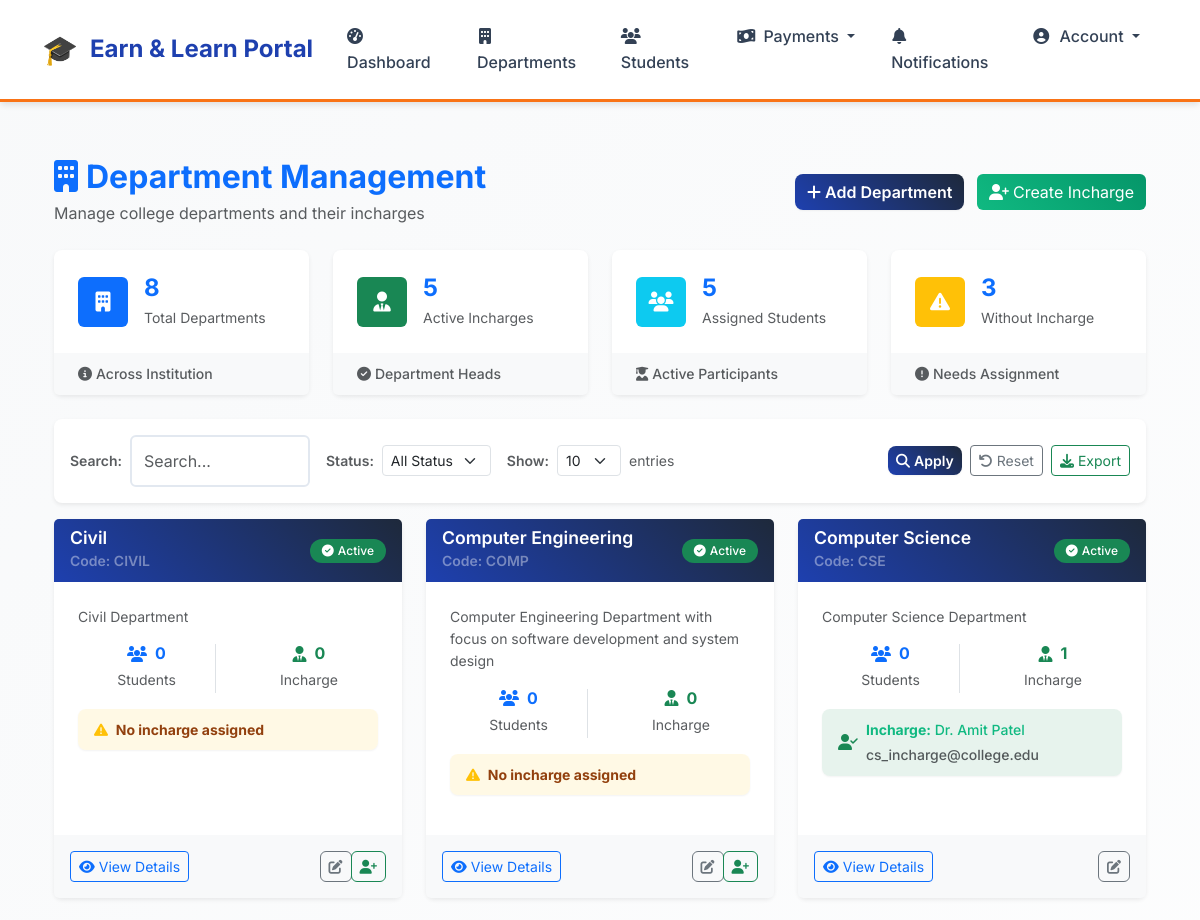
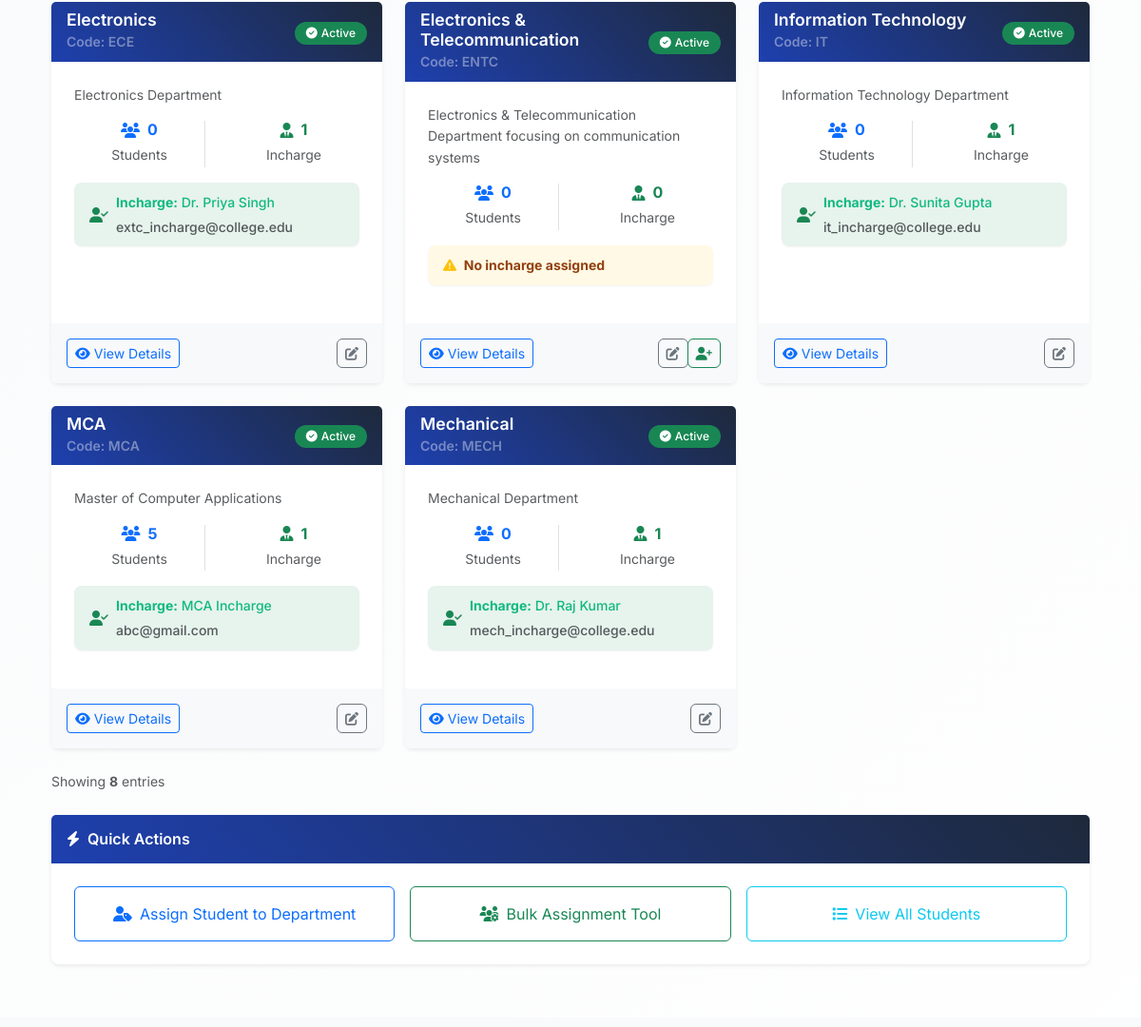
The app's page /scheme/departments/ (signed in, upper part), older data (2 pictures, top to bottom).
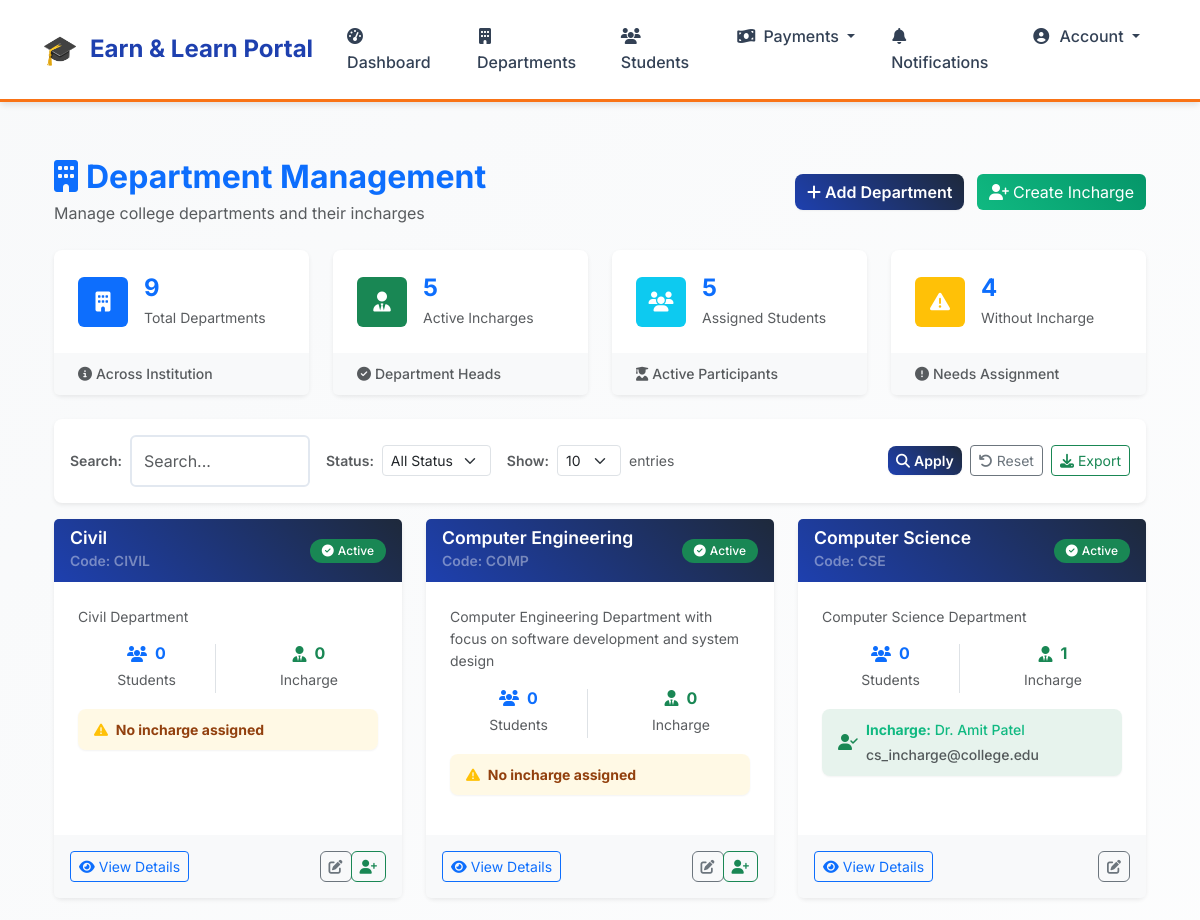
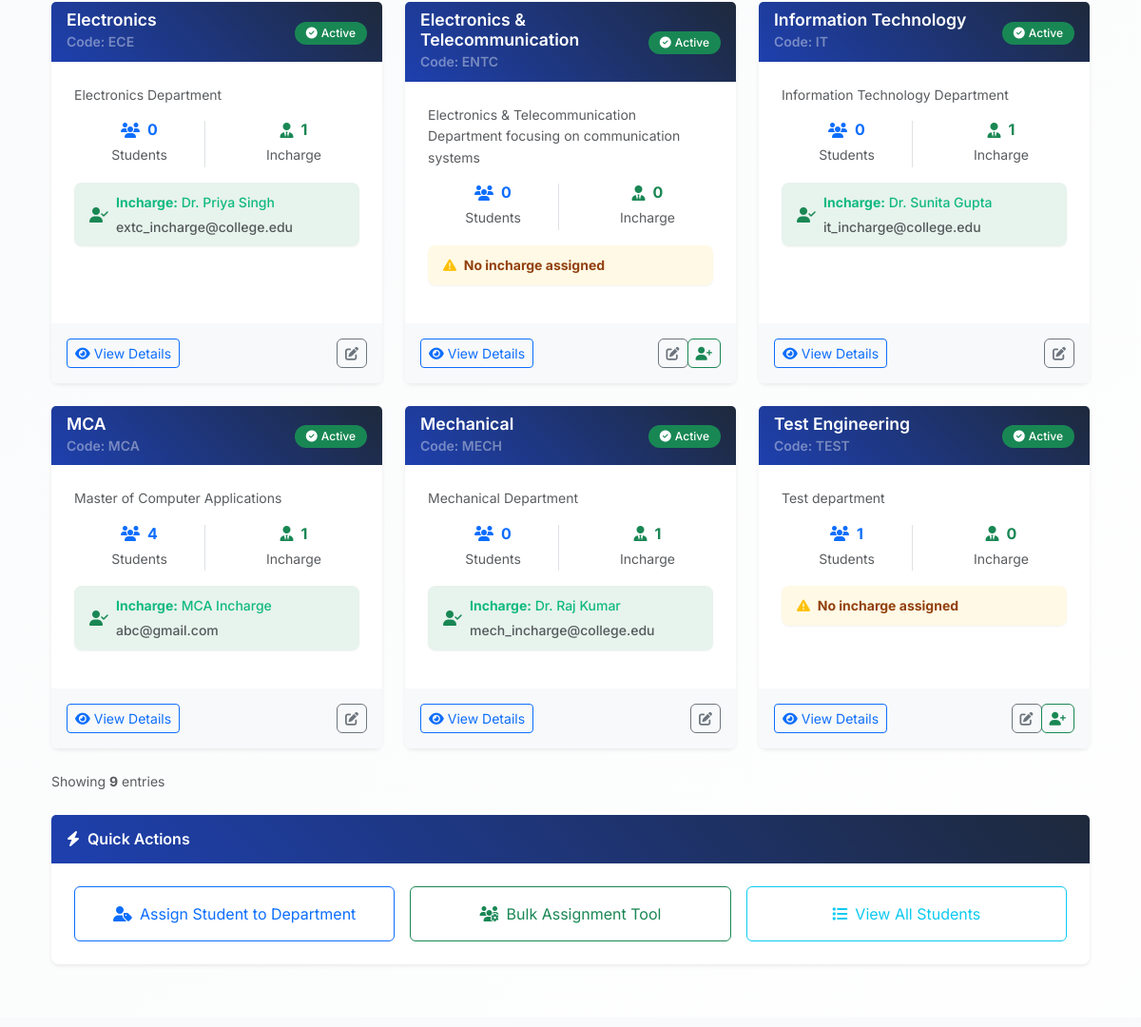
The same page, newer data (2 pictures, top to bottom).
### scheme/models.py (models this page shows, shortened)
class Department(models.Model):
    name = models.CharField(max_length=100, unique=True)
    code = models.CharField(max_length=10, unique=True, help_text="Department code (e.g., CSE, IT, MECH)")
    description = models.TextField(blank=True, null=True)
    is_active = models.BooleanField(default=True)
    created_at = models.DateTimeField(auto_now_add=True)
    created_by = models.ForeignKey(settings.AUTH_USER_MODEL, on_delete=models.SET_NULL, null=True, related_name='created_departments')
    class Meta:
        ordering = ['name']

class DepartmentIncharge(models.Model):
    user = models.OneToOneField(settings.AUTH_USER_MODEL, on_delete=models.CASCADE, limit_choices_to={'role': 'department_encharge'})
    department = models.OneToOneField(Department, on_delete=models.CASCADE, related_name='incharge')
    assigned_at = models.DateTimeField(auto_now_add=True)
    assigned_by = models.ForeignKey(settings.AUTH_USER_MODEL, on_delete=models.SET_NULL, null=True, related_name='assigned_incharges')
    is_active = models.BooleanField(default=True)
    class Meta:
        verbose_name = "Department Incharge"
        verbose_name_plural = "Department Incharges"

### users/models.py (models this page shows, shortened)
class User(AbstractUser):
    ROLE_CHOICES = [
        ('student', 'Student'),
        ('department_encharge', 'Department Encharge'),
        ('el_coordinator', 'E & L Coordinator'),
        ('admin', 'Admin'),
    ]
    role = models.CharField(max_length=20, choices=ROLE_CHOICES, default='student')
    is_registered = models.BooleanField(default=False)
    groups = models.ManyToManyField(Group, related_name="custom_user_groups", blank=True)
    user_permissions = models.ManyToManyField(Permission, related_name="custom_user_permissions", blank=True)
    def get_full_name(self):
        if self.role == 'student':
            scheme_app = self.get_scheme_application()
            if scheme_app:
                middle_name = f" {scheme_app.middle_name}" if scheme_app.middle_name else ""
                return f"{scheme_app.first_name}{middle_name} {scheme_app.last_name}".strip()
        return super().get_full_name() or self.username

### users/decorators.py (the view)
        def wrapper(request, *args, **kwargs):
            if request.user.is_authenticated and hasattr(request.user, 'role'):
                if isinstance(required_role, list):
                    if request.user.role in required_role:
                        return view_func(request, *args, **kwargs)
                else:
                    if request.user.role == required_role:
                        return view_func(request, *args, **kwargs)
                return HttpResponseForbidden("You are not authorized to access this page.")
            return HttpResponseForbidden("You are not authorized to access this page.")

### notifications/context_processors.py (called while the page is built)
def unread_notifications_count(request):
    if request.user.is_authenticated:
        count = Notification.objects.filter(user=request.user, is_read=False).count()
    else:
        count = 0
    return {'unread_notifications_count': count}

### scheme/utils.py (called while the page is built)
def get_paginated_queryset(request, queryset, per_page_default=10, per_page_options=None):
    if per_page_options is None:
        per_page_options = [5, 10, 15, 25, 50]
    per_page = request.GET.get('per_page', str(per_page_default))
    try:
        per_page = int(per_page)
        if per_page not in per_page_options:
            per_page = per_page_default
    except (ValueError, TypeError):
        per_page = per_page_default
    paginator = Paginator(queryset, per_page)
    page = request.GET.get('page', 1)
    try:
        page_obj = paginator.page(page)
    except PageNotAnInteger:
        page_obj = paginator.page(1)
    except EmptyPage:
        page_obj = paginator.page(paginator.num_pages)
    return page_obj, per_page, per_page_options

### templates/scheme/department_list.html (shortened to what the changed rows need)
{% extends 'base.html' %}
{% load static %}
{% block content %}
<div class="container py-4">
    <div class="d-flex justify-content-between align-items-center mb-4">
        <div>
            <h2 class="text-primary fw-bold mb-1">
                <i class="fas fa-building me-2"></i>Department Management
            </h2>
        </div>
    </div>
    <div class="row g-4 mb-4">
        <div class="col-md-3">
            <div class="card h-100 border-0 shadow-sm hover-lift">
                <div class="card-body p-4">
                    <div class="d-flex align-items-center">
                        <div>
                            <h3 class="h4 text-primary mb-1 fw-bold">{{ total_count }}</h3>
                            <p class="text-muted mb-0 small">Total Departments</p>
                        </div>
                    </div>
                </div>
            </div>
        </div>
        <div class="col-md-3">
            <div class="card h-100 border-0 shadow-sm hover-lift">
                <div class="card-body p-4">
                    <div class="d-flex align-items-center">
                        <div>
                            <h3 class="h4 text-primary mb-1 fw-bold">{{ departments_without_incharge }}</h3>
                            <p class="text-muted mb-0 small">Without Incharge</p>
                        </div>
                    </div>
                </div>
            </div>
        </div>
    </div>
    <div class="row">
        {% for department in departments %}
        <div class="col-lg-4 col-md-6 mb-4">
            <div class="card h-100 shadow-sm border-0 hover-lift">
                <div class="card-header bg-gradient-primary border-0 d-flex justify-content-between align-items-center">
                    <div>
                        <h5 class="mb-0 text-white fw-semibold">{{ department.name }}</h5>
                        <small class="text-white-50">Code: {{ department.code }}</small>
                    </div>
                    <div>
                        {% if department.is_active %}
                            <span class="badge bg-success bg-opacity-90">
                                <i class="fas fa-check-circle me-1"></i>Active
                            </span>
                        {% else %}
                            <span class="badge bg-danger bg-opacity-90">
                                <i class="fas fa-times-circle me-1"></i>Inactive
                            </span>
                        {% endif %}
                    </div>
                </div>
                <div class="card-body p-4">
                    {% if department.description %}
                        <p class="text-muted small mb-3">{{ department.description|truncatewords:15 }}</p>
                    {% endif %}
                    <div class="row text-center mb-3">
                        <div class="col-6">
                            <div class="border-end border-light">
                                <div class="d-flex align-items-center justify-content-center mb-1">
                                    <i class="fas fa-users text-primary me-2"></i>
                                    <h6 class="mb-0 text-primary fw-bold">{{ department.students_count }}</h6>
                                </div>
                                <small class="text-muted">Students</small>
                            </div>
                        </div>
                        <div class="col-6">
                            <div class="d-flex align-items-center justify-content-center mb-1">
                                <i class="fas fa-user-tie text-success me-2"></i>
                                <h6 class="mb-0 text-success fw-bold">
                                    {% if department.incharge %}1{% else %}0{% endif %}
                                </h6>
                            </div>
                            <small class="text-muted">Incharge</small>
                        </div>
                    </div>
                    {% if department.incharge %}
                        <div class="alert alert-success border-0 py-2 mb-3">
                            <div class="d-flex align-items-center">
                                <i class="fas fa-user-check text-success me-2"></i>
                                <div>
                                    <small class="mb-0">
                                        <strong>Incharge:</strong> {{ department.incharge.user.get_full_name|default:department.incharge.user.username }}
                                    </small>
                                    <br>
                                    <small class="text-muted">{{ department.incharge.user.email }}</small>
                                </div>
                            </div>
                        </div>
                    {% else %}
                        <div class="alert alert-warning border-0 py-2 mb-3">
                            <small>
                                <i class="fas fa-exclamation-triangle text-warning me-1"></i>
                                <strong>No incharge assigned</strong>
                            </small>
                        </div>
                    {% endif %}
                </div>
                <div class="card-footer bg-light border-0 p-3">
                    <div class="d-flex justify-content-between align-items-center">
                        <a href="{% url 'department_detail' department.id %}" class="btn btn-outline-primary btn-sm">
                            <i class="fas fa-eye me-1"></i>View Details
                        </a>
                        <div class="btn-group" role="group">
                            <a href="{% url 'edit_department' department.id %}" class="btn btn-outline-secondary btn-sm" title="Edit Department">
                                <i class="fas fa-edit"></i>
                            </a>
                            {% if not department.incharge %}
                                <a href="{% url 'create_department_incharge' %}?dept={{ department.id }}" class="btn btn-outline-success btn-sm" title="Add Incharge">
                                    <i class="fas fa-user-plus"></i>
                                </a>
                            {% endif %}
                        </div>
                    </div>
                </div>
            </div>
        </div>
        {% endfor %}
    </div>
    {% include 'includes/pagination.html' %}
</div>
{% endblock %}

Row changes from the older to the newer data that the page shows:
computed for Department "MCA": students_count "5" → "4"
added Department: name "Test Engineering", code "TEST", is_active True (drawn), description "Test department", students_count "1", shows "0", shows "No incharge assigned"
Text that changed along with them:
{{ total_count }}: "8" → "9"
{{ departments_without_incharge }}: "3" → "4"
{{ page_obj.paginator.count }}: "8" → "9"
